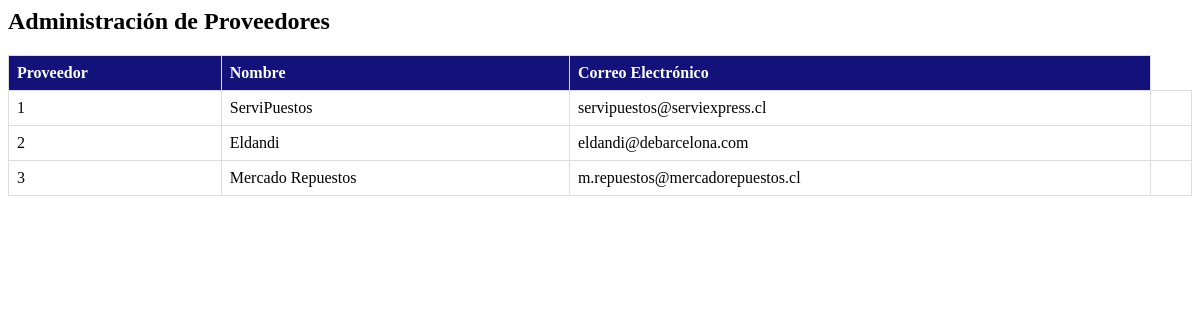
The page /adm_proveedores/ on the database its author committed.
### myapp/models.py (models this page shows, shortened)
class Proveedor(models.Model):
    pro_id= models.AutoField(primary_key=True)
    pro_nom= models.CharField(max_length=20, null=False)
    pro_mail= models.EmailField(null=False)

### myapp/views.py (the view)
# urls.py: path('adm_proveedores/', views.adm_proveedores, name='adm_proveedores'),
def adm_proveedores(request):
    proveedores = Proveedor.objects.all()
    return render(request, 'admin/adm_proveedores.html', {'proveedores': proveedores})

### myapp/context_processor.py (called while the page is built)
def totalCarrito(request):
    total = 0
    if "carrito" in request.session.keys():
        for key, value in request.session["carrito"].items():
            total += (value["acumulado"])
    return {"totalCarrito": total}

### myapp/templates/admin/adm_proveedores.html (shortened to what this page needs)
<h2>Administración de Proveedores</h2>
<table class="proveedor-table">
  <thead>
    <tr>
      <th>Proveedor</th>
      <th>Nombre</th>
      <th>Correo Electrónico</th>
    </tr>
  </thead>
  <tbody>
    {% for proveedor in proveedores %}
    <tr>
      <td>{{ proveedor.pro_id }}</td>
      <td>{{ proveedor.pro_nom }}</td>
      <td>{{ proveedor.pro_mail }}</td>
      <td>
      </td>
    </tr>
    {% endfor %}
  </tbody>
</table>

### myapp/templates/admin/adm_proveedores.html (style rules this page uses)
.proveedor-table { width: 100%; margin-top: 20px; border-collapse: collapse; }
.proveedor-table th, .proveedor-table td { border: 1px solid #ddd; padding: 8px; text-align: left; }
.proveedor-table th { background-color: rgb(18, 18, 122); color: white; }

### rows shown on the page
Proveedor: pro_id "1", pro_nom "ServiPuestos", pro_mail "servipuestos@serviexpress.cl"
Proveedor: pro_id "2", pro_nom "Eldandi", pro_mail "eldandi@debarcelona.com"
Proveedor: pro_id "3", pro_nom "Mercado Repuestos", pro_mail "m.repuestos@mercadorepuestos.cl"
